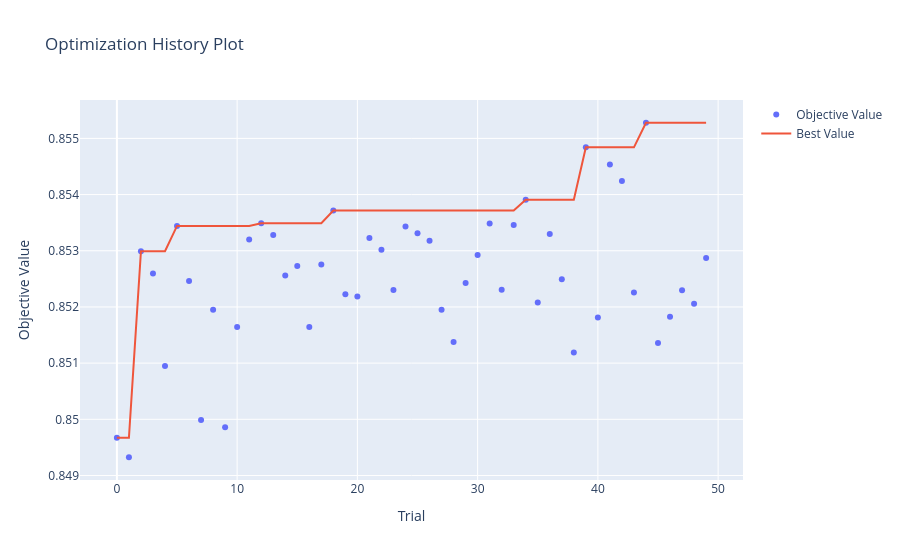
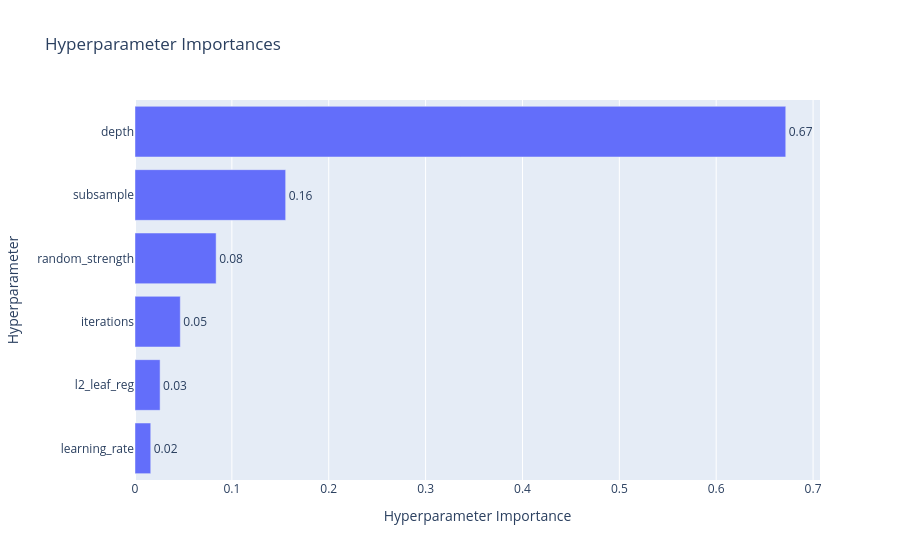

Notebook code for these charts, in order:
### Code cell
# Save
pickle.dump(study.best_trial.params, open('XGB_Hyperparameter.pickle', 'wb'))
print("Best Score: ", study.best_value)

printmd('**XGBoost Tuned Hyperparameters**')
pprint.pprint(study.best_trial.params)


# history
display(optuna.visualization.plot_optimization_history(study))

# Importance
display(plot_param_importances(study))

### Figure 1 — Plotly figure (JSON) as saved in the notebook; plotly's stock layout.template omitted (floating-point values rounded to 4 significant figures)
{"data": [{"mode": "markers", "name": "Objective Value", "type": "scatter", "x": [0, 1, 2, 3, 4, 5, 6, 7, 8, 9, 10, 11, 12, 13, 14, 15, 16, 17, 18, 19, 20, 21, 22, 23, 24, 25, 26, 27, 28, 29, 30, 31, 32, 33, 34, 35, 36, 37, 38, 39, 40, 41, 42, 43, 44, 45, 46, 47, 48, 49], "y": [0.8497, 0.8493, 0.853, 0.8526, 0.8509, 0.8534, 0.8525, 0.85, 0.852, 0.8499, 0.8516, 0.8532, 0.8535, 0.8533, 0.8526, 0.8527, 0.8516, 0.8528, 0.8537, 0.8522, 0.8522, 0.8532, 0.853, 0.8523, 0.8534, 0.8533, 0.8532, 0.852, 0.8514, 0.8524, 0.8529, 0.8535, 0.8523, 0.8535, 0.8539, 0.8521, 0.8533, 0.8525, 0.8512, 0.8548, 0.8518, 0.8545, 0.8542, 0.8523, 0.8553, 0.8514, 0.8518, 0.8523, 0.8521, 0.8529]}, {"mode": "lines", "name": "Best Value", "type": "scatter", "x": [0, 1, 2, 3, 4, 5, 6, 7, 8, 9, 10, 11, 12, 13, 14, 15, 16, 17, 18, 19, 20, 21, 22, 23, 24, 25, 26, 27, 28, 29, 30, 31, 32, 33, 34, 35, 36, 37, 38, 39, 40, 41, 42, 43, 44, 45, 46, 47, 48, 49], "y": [0.8497, 0.8497, 0.853, 0.853, 0.853, 0.8534, 0.8534, 0.8534, 0.8534, 0.8534, 0.8534, 0.8534, 0.8535, 0.8535, 0.8535, 0.8535, 0.8535, 0.8535, 0.8537, 0.8537, 0.8537, 0.8537, 0.8537, 0.8537, 0.8537, 0.8537, 0.8537, 0.8537, 0.8537, 0.8537, 0.8537, 0.8537, 0.8537, 0.8537, 0.8539, 0.8539, 0.8539, 0.8539, 0.8539, 0.8548, 0.8548, 0.8548, 0.8548, 0.8548, 0.8553, 0.8553, 0.8553, 0.8553, 0.8553, 0.8553]}, {"marker": {"color": "#cccccc"}, "mode": "markers", "name": "Infeasible Trial", "showlegend": false, "type": "scatter", "x": [], "y": []}], "layout": {"title": {"text": "Optimization History Plot"}, "xaxis": {"title": {"text": "Trial"}}, "yaxis": {"title": {"text": "Objective Value"}}}}

### Figure 2 — Plotly figure (JSON) as saved in the notebook; plotly's stock layout.template omitted (floating-point values rounded to 4 significant figures)
{"data": [{"cliponaxis": false, "hovertemplate": ["learning_rate (FloatDistribution): 0.01624854985372655<extra></extra>", "l2_leaf_reg (FloatDistribution): 0.02591279545064141<extra></extra>", "iterations (IntDistribution): 0.04676080484828829<extra></extra>", "random_strength (FloatDistribution): 0.08375236120430987<extra></extra>", "subsample (FloatDistribution): 0.1555310900995593<extra></extra>", "depth (IntDistribution): 0.6717943985434744<extra></extra>"], "name": "Objective Value", "orientation": "h", "text": ["0.02", "0.03", "0.05", "0.08", "0.16", "0.67"], "textposition": "outside", "type": "bar", "x": [0.01625, 0.02591, 0.04676, 0.08375, 0.1555, 0.6718], "y": ["learning_rate", "l2_leaf_reg", "iterations", "random_strength", "subsample", "depth"]}], "layout": {"title": {"text": "Hyperparameter Importances"}, "xaxis": {"title": {"text": "Hyperparameter Importance"}}, "yaxis": {"title": {"text": "Hyperparameter"}}}}
